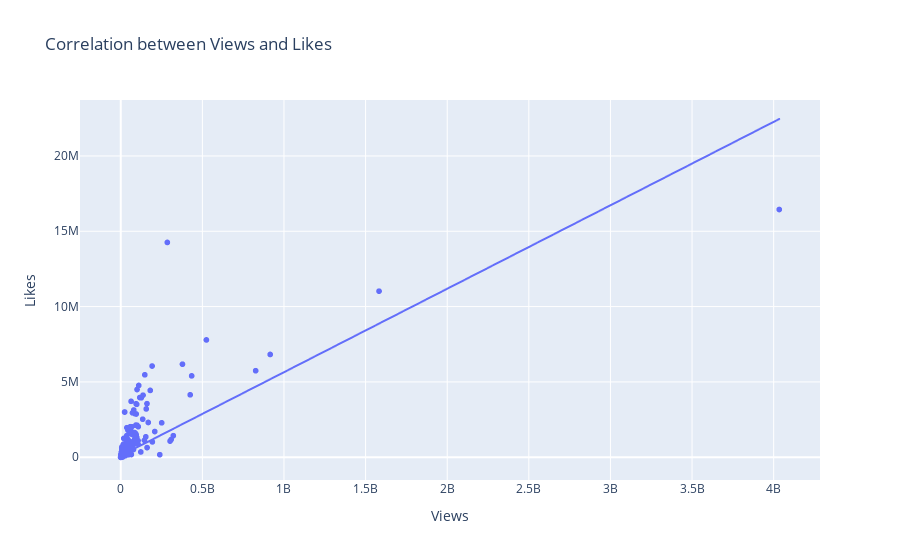

Notebook source saved alongside this figure:
### Code cell
# 2. Views vs Likes Scatter Plot
fig = px.scatter(videos_clean, x='Views', y='Likes',
                 title='Correlation between Views and Likes',
                 trendline="ols",
                 hover_data=['Title'])
fig.show()

### Figure 1 — Plotly figure (JSON) as saved in the notebook; plotly's stock layout.template omitted (floating-point values rounded to 4 significant figures; data arrays with more than 128 entries replaced by an {"elided": "..."} marker saying what was removed)
{"data": [{"customdata": {"elided": "1881x1 str values"}, "hovertemplate": "Views=%{x}<br>Likes=%{y}<br>Title=%{customdata[0]}<extra></extra>", "legendgroup": "", "marker": {"color": "#636efa", "symbol": "circle"}, "mode": "markers", "name": "", "showlegend": false, "type": "scattergl", "x": {"elided": "1881 int values"}, "xaxis": "x", "y": {"elided": "1881 int values"}, "yaxis": "y"}, {"hovertemplate": "<b>OLS trendline</b><br>Likes = 0.00553918 * Views + 106165<br>R<sup>2</sup>=0.569238<br><br>Views=%{x}<br>Likes=%{y} <b>(trend)</b><extra></extra>", "legendgroup": "", "marker": {"color": "#636efa", "symbol": "circle"}, "mode": "lines", "name": "", "showlegend": false, "type": "scattergl", "x": {"elided": "1872 int values"}, "xaxis": "x", "y": {"elided": "1872 float values"}, "yaxis": "y"}], "layout": {"legend": {"tracegroupgap": 0}, "title": {"text": "Correlation between Views and Likes"}, "xaxis": {"anchor": "y", "domain": [0, 1], "title": {"text": "Views"}}, "yaxis": {"anchor": "x", "domain": [0, 1], "title": {"text": "Likes"}}}}
